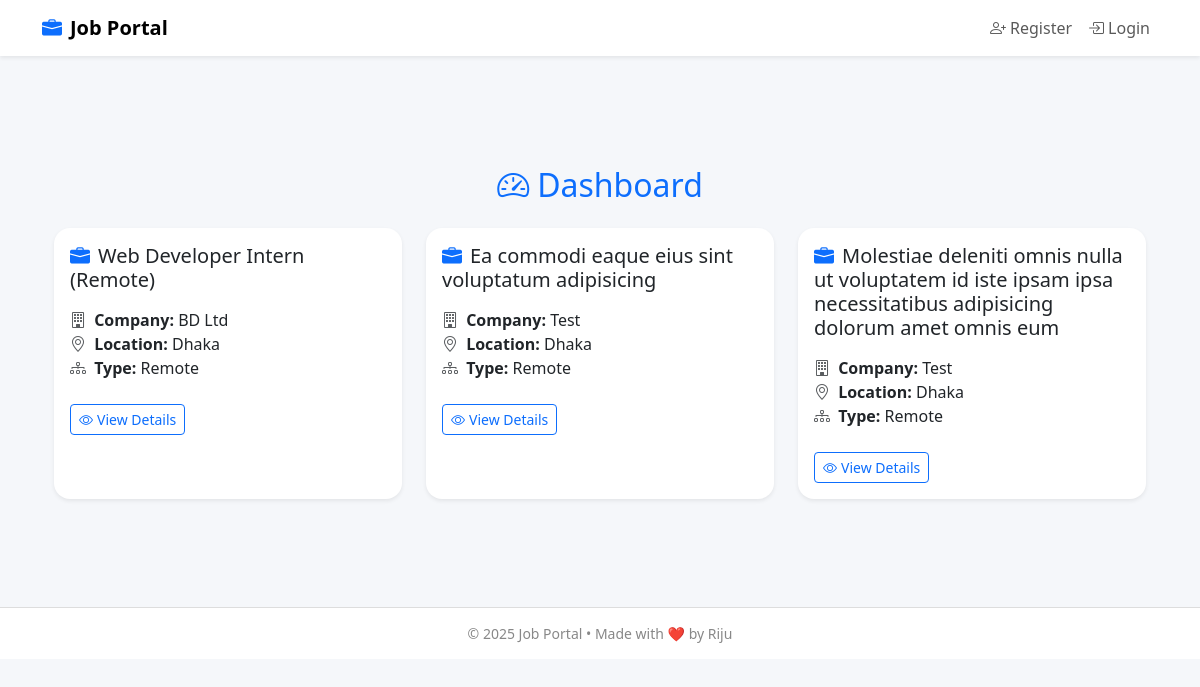
Page /dashboard/ on the earlier database version.
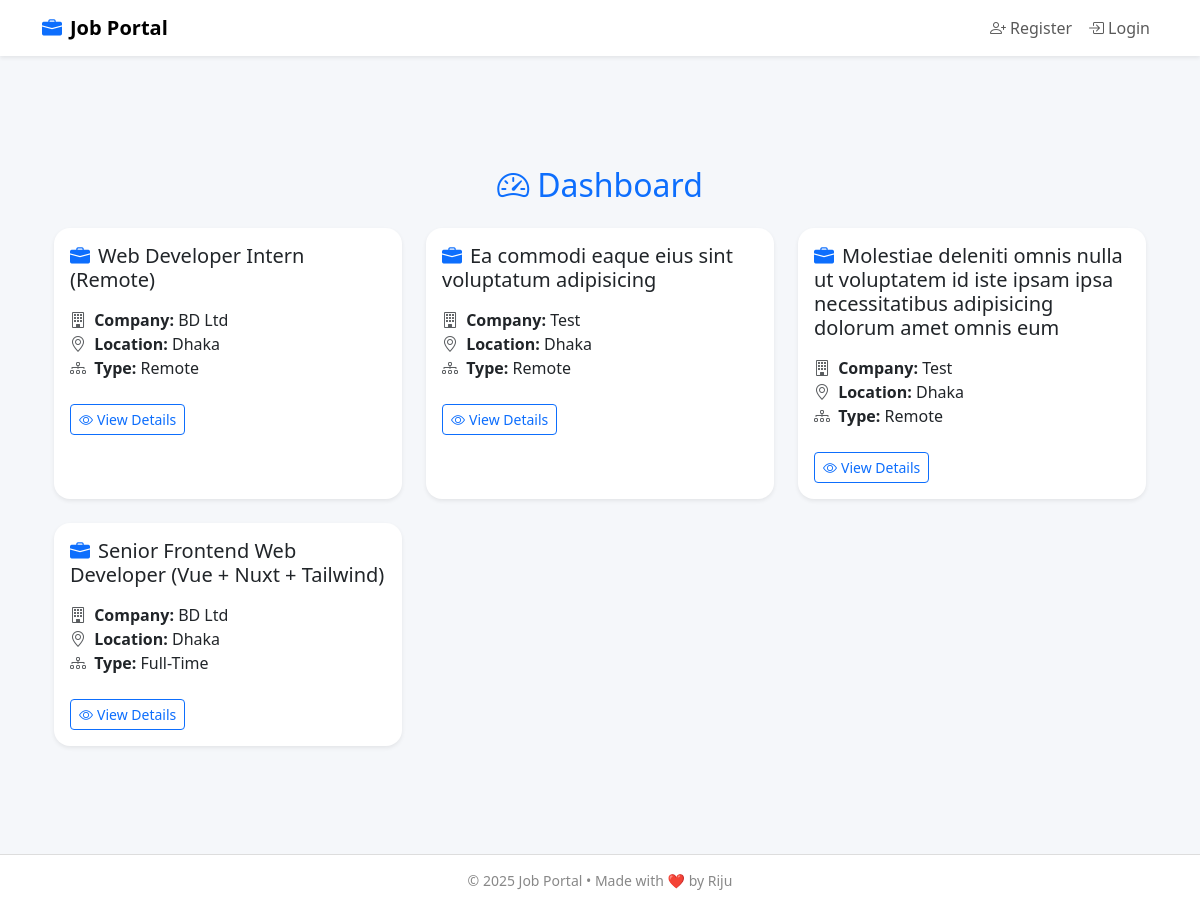
Same page on the later database version.
### employer_app/models.py (models this page shows, shortened)
class JobModel(models.Model):
    JOB_TYPE_CHOICES = [
        ('Full-Time', 'Full-Time'),
        ('Remote', 'Remote'),
        ('Internship', 'Internship'),
    ]
    employer = models.ForeignKey(EmployerProfileModel,on_delete=models.CASCADE,related_name='jobs',null=True)
    title = models.CharField(max_length=255)
    description = models.TextField()
    requirements = models.TextField()
    salary = models.DecimalField(max_digits=10, decimal_places=2, null=True, blank=True)
    job_type = models.CharField(max_length=20, choices=JOB_TYPE_CHOICES)
    deadline = models.DateField()
    posted_date = models.DateField(auto_now_add=True)

class EmployerProfileModel(models.Model):
    employer_user = models.OneToOneField(CustomUserModel , on_delete=models.CASCADE,null=True, related_name='employer_profile')
    company_name = models.CharField(max_length=255)
    email = models.EmailField()
    phone = models.CharField(max_length=20)
    about_company = models.TextField(blank=True, null=True)
    company_logo = models.ImageField(upload_to='Media/company_logos/', null=True)
    location = models.CharField(max_length=255, blank=True, null=True)

### users_auth_app/views.py (the view)
# urls.py: path('dashboard/',dashboardPage, name='dashboardPage'),
def dashboardPage(request):
    jobs = JobModel.objects.all()
    return render(request, 'dashboard.html',{'jobs':jobs})

### users_auth_app/templates/dashboard.html (shortened to what this page needs)
{% extends 'master/master.html' %}
{% block body %}
<div class="container mt-5">
  <h2 class="mb-4 text-center text-primary">
    <i class="bi bi-speedometer2 me-2"></i>Dashboard
  </h2>
  <div class="row row-cols-1 row-cols-md-2 row-cols-lg-3 g-4">
    {% for job in jobs %}
    <div class="col">
      <div class="card border-0 shadow-sm rounded-4 h-100">
        <div class="card-body">
          <h5 class="card-title text-dark mb-3">
            <i class="bi bi-briefcase-fill me-2 text-primary"></i>{{ job.title }}
          </h5>
          <p class="card-text">
            <i class="bi bi-building me-1 text-muted"></i> <strong>Company:</strong> {{ job.employer.company_name }} <br>
            <i class="bi bi-geo-alt me-1 text-muted"></i> <strong>Location:</strong> {{ job.employer.location }} <br>
            <i class="bi bi-diagram-3 me-1 text-muted"></i> <strong>Type:</strong> {{ job.job_type }}
          </p>
          <a href="{% url 'jobDetailsPage' job.id %}" class="btn btn-outline-primary btn-sm mt-2">
            <i class="bi bi-eye me-1"></i>View Details
          </a>
        </div>
      </div>
    </div>
    {% empty %}
    <p class="text-center text-muted">No jobs available.</p>
    {% endfor %}
  </div>
</div>
{% endblock %}

Differences in the rows shown:
added JobModel: title "Senior Frontend Web Developer (Vue + Nuxt + Tailwind)", employer.company_name "BD Ltd", employer.location "Dhaka", job_type "Full-Time"
